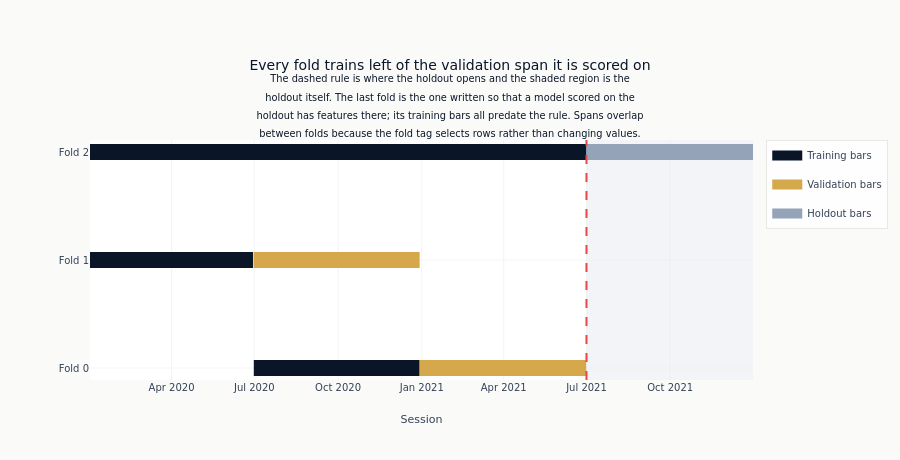

The cell this chart's notebook holds for it:
### Markdown cell above
**Figure F1** draws what the artifact will contain. Each fold is a training span and the
validation span that follows it; the last row is the extra fold written for the holdout
period, whose training bars all lie before the holdout opens so that a model scored on the
holdout has features for it without any of them having been built from it. The point to read
off the figure is that no bar of any training span lies to the right of the rule.

### Code cell
spans = [
    (f"Fold {s['fold']}", kind, pd.Timestamp(s[f"{key}_start"]), pd.Timestamp(s[f"{key}_end"]))
    for s in splits
    for kind, key in (("Training bars", "train"), ("Validation bars", "val"))
]
spans += [
    (
        f"Fold {N_FOLDS}",
        "Training bars",
        min(w[0] for w in fold_window.values()),
        HOLDOUT_START,
    ),
    (f"Fold {N_FOLDS}", "Holdout bars", HOLDOUT_START, HOLDOUT_END),
]
span_colors = {
    "Training bars": COLORS["blue"],
    "Validation bars": COLORS["amber"],
    "Holdout bars": COLORS["recede"],
}

fig = go.Figure()
seen = set()
for row, kind, start, end in spans:
    fig.add_trace(
        go.Scatter(
            x=[start.isoformat(), end.isoformat()],
            y=[row, row],
            mode="lines",
            line={"width": 16, "color": span_colors[kind]},
            name=kind,
            legendgroup=kind,
            showlegend=kind not in seen,
        )
    )
    seen.add(kind)

fig.add_vrect(
    x0=HOLDOUT_START.isoformat(),
    x1=HOLDOUT_END.isoformat(),
    fillcolor=COLORS["recede"],
    opacity=0.12,
    line_width=0,
    layer="below",
)
fig.add_vline(x=HOLDOUT_START.isoformat(), line_dash="dash", line_color=COLORS["negative"])
fig.update_layout(
    title=(
        "Every fold trains left of the validation span it is scored on"
        "<br><sup>The dashed rule is where the holdout opens and the shaded region is the"
        "<br>holdout itself. The last fold is the one written so that a model scored on the"
        "<br>holdout has features there; its training bars all predate the rule. Spans overlap"
        "<br>between folds because the fold tag selects rows rather than changing values.</sup>"
    ),
    xaxis_title="Session",
    yaxis_title="",
    height=460,
    margin={"l": 90, "t": 140},
)
fig.show()

### Figure 1 — Plotly figure (JSON) as saved in the notebook; plotly's stock layout.template omitted (floating-point values rounded to 4 significant figures)
{"data": [{"legendgroup": "Training bars", "line": {"color": "#0a1628", "width": 16}, "mode": "lines", "name": "Training bars", "showlegend": true, "type": "scatter", "x": ["2020-06-30T09:31:00", "2020-12-29T15:22:00"], "y": ["Fold 0", "Fold 0"]}, {"legendgroup": "Validation bars", "line": {"color": "#D4A84B", "width": 16}, "mode": "lines", "name": "Validation bars", "showlegend": true, "type": "scatter", "x": ["2020-12-29T15:38:00", "2021-06-30T15:44:00"], "y": ["Fold 0", "Fold 0"]}, {"legendgroup": "Training bars", "line": {"color": "#0a1628", "width": 16}, "mode": "lines", "name": "Training bars", "showlegend": false, "type": "scatter", "x": ["2020-01-02T09:30:00", "2020-06-29T15:44:00"], "y": ["Fold 1", "Fold 1"]}, {"legendgroup": "Validation bars", "line": {"color": "#D4A84B", "width": 16}, "mode": "lines", "name": "Validation bars", "showlegend": false, "type": "scatter", "x": ["2020-06-30T09:31:00", "2020-12-29T15:37:00"], "y": ["Fold 1", "Fold 1"]}, {"legendgroup": "Training bars", "line": {"color": "#0a1628", "width": 16}, "mode": "lines", "name": "Training bars", "showlegend": false, "type": "scatter", "x": ["2020-01-02T09:30:00", "2021-07-01T00:00:00"], "y": ["Fold 2", "Fold 2"]}, {"legendgroup": "Holdout bars", "line": {"color": "#94a3b8", "width": 16}, "mode": "lines", "name": "Holdout bars", "showlegend": true, "type": "scatter", "x": ["2021-07-01T00:00:00", "2021-12-31T00:00:00"], "y": ["Fold 2", "Fold 2"]}], "layout": {"height": 460, "margin": {"l": 90, "t": 140}, "shapes": [{"fillcolor": "#94a3b8", "layer": "below", "line": {"width": 0}, "opacity": 0.12, "type": "rect", "x0": "2021-07-01T00:00:00", "x1": "2021-12-31T00:00:00", "xref": "x", "y0": 0, "y1": 1, "yref": "y domain"}, {"line": {"color": "#ef4444", "dash": "dash"}, "type": "line", "x0": "2021-07-01T00:00:00", "x1": "2021-07-01T00:00:00", "xref": "x", "y0": 0, "y1": 1, "yref": "y domain"}], "title": {"text": "Every fold trains left of the validation span it is scored on<br><sup>The dashed rule is where the holdout opens and the shaded region is the<br>holdout itself. The last fold is the one written so that a model scored on the<br>holdout has features there; its training bars all predate the rule. Spans overlap<br>between folds because the fold tag selects rows rather than changing values.</sup>"}, "xaxis": {"title": {"text": "Session"}}, "yaxis": {"title": {"text": ""}}}}
